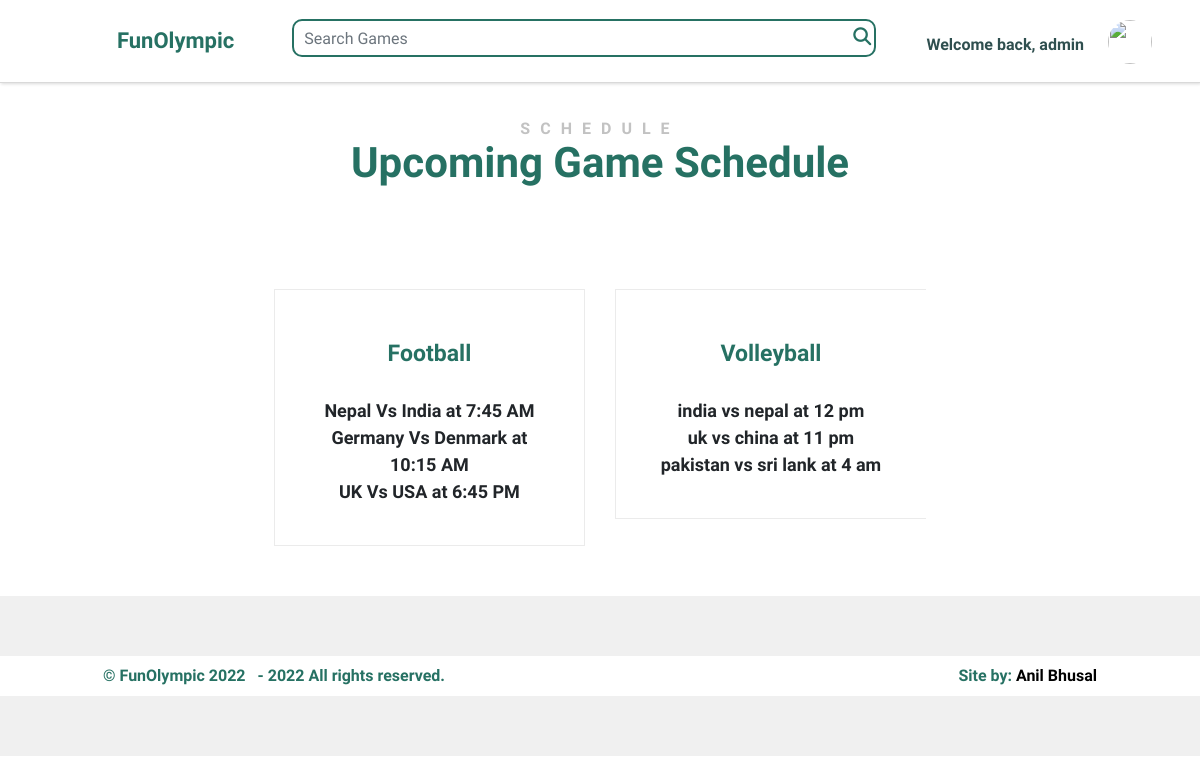
Screenshot of /schedule (signed in) with the database file from the repository.
### funolympicgame2022/models.py (models this page shows)
class Schedule(models.Model):
    id = models.AutoField(primary_key=True)
    game_name = models.CharField(max_length= 30, default='', null=False, blank=False)
    game_date = models.DateField(auto_now_add=False)
    game1 = models.CharField(max_length= 30, default='', null=False, blank=False)
    game2 = models.CharField(max_length= 30, default='', null=True, blank=True)
    game3 = models.CharField(max_length= 30, default='', null=True, blank=True)
    @staticmethod
    def get_all_schedule():
        return Schedule.objects.all()

### accounts/views.py (the view)
# urls.py: path('schedule' ,  schedule, name="schedule"),
@login_required(login_url = "/login")
def schedule(request, *args, **kwargs):
    schedule1 = Schedule.get_all_schedule()
    return render(request, 'schedule.html', {'schedule': schedule1})

### accounts/templates/schedule.html (shortened to what this page needs)
{% extends "base.html"%}
{% load static %}
{% block content %}
<header role="banner" class="sticky-top">
  <div class="banner" style="    border-bottom: 1px solid #00000026;">
    <h1 style="font-size: 22px; color: #267163;" class="mr-3"> <a href="/home" style="text-decoration: none;">&nbsp;
        FunOlympic</a></h1>
    <form action="{% url 'search_games' %}" method="get">
      <div class="form-group text-center">
        <div id="custom-search-input">
          <div class="input-group col-md-12">
            <input type="text" name="q" class="search-query form-control" placeholder="Search Games"
              style="border:solid 2px #267163; padding: 0 350px 0 10px;" />
            <span class="input-group-btn">
              <button class="btn btn-danger" type="button">
                <span class=" fa fa-search" style="color: #267163;"></span>
              </button>
            </span>
          </div>
        </div>
      </div>
    </form>
    <ul class="utilities mr-5 font-weight-bold mt-2" style="display: flex; align-items: center;">
      <li class="users mr-4">Welcome back, {{request.user.username}}
      </li>
      <div class="dropdown dropdown-profile">
        <a type="button" id="dropdownMenuButton" data-toggle="dropdown" aria-haspopup="true" aria-expanded="false">
          <img class="avatar avatar-sm"
            src="https://cdn.pixabay.com/photo/2015/10/05/22/37/blank-profile-picture-973460__340.png"
            style="width: 44px; height: 44px; border-radius: 50%;">
        </a>
      </div>
    </ul>
  </div>
</header>
<h1 class="mt-5 mb-3 newsdesc" style="font-size: 27px; font-weight: bold; margin-left: 20px; color: #267163; padding-top: 55px;">
</h1>
	<section class="md-section" id="schedule" style="padding-bottom:0;">
		<div class="container">
			<div class="row">
				<div class="col-md-8 col-lg-8 offset-0 offset-sm-0 offset-md-2 offset-lg-2 ">
					<h6 class="title-01__subTitle" style="text-align: center;">Schedule</h6>
					<div class="title-01" style="margin-bottom:50px;">
						<h2 class="title-01__title">Upcoming Game Schedule</h2>
					</div>
				</div>
			</div>
			<div class="consult-slide">
                <div class="row">
                    <div class="col-md-8 col-12 mx-auto">
				<div class="carousel__element owl-carousel"
					data-options='{"loop":true,"dots":true,"nav":false,"margin":30,"responsive":{"0":{"items":1},"992":{"items":2}}}'>
					{% for sch in schedule %}
					<div class="testimonial">
						<div class="testimonial__info">
							<h5 class="testimonial__name">{{sch.game_name}}</h5>
						</div>
						<div class="testimonial__content">
							<div class="testimonial__text">
								{{sch.game1}}<br>
								{{sch.game2}} <br>
								{{sch.game3}}
							</div>
						</div>
					</div>
					{% endfor %}
				</div>
                    </div>
                </div>
			</div>
		</div>
	</section>
<div class="very-last-footer">
</div>
<div class="last-footer" style="padding-top: 7.5px;">
  <div class="container">
    <div class="left">
      <p style="color: #267163"> &copy; FunOlympic 2022 &nbsp; - 2022 All rights reserved.</p>
    </div>
    <div class="right">
      <p style="color: #267163">Site by: <a href="http://aneelbhusal.com.np"> <strong>Anil Bhusal</strong></p></a>
    </div>
  </div>
</div>
<div class="very-last-footer">
</div>
{% endblock %}

### static/css/style.css (style rules this page uses)
html, body { height: 100%; }
body { font-family: "Raleway", sans-serif; }
form { font-size: 14px; position: relative; }
.btn { font-size: 14px; margin-top: 20px; }
header[role="banner"] { background: white; box-shadow: 1px 1px 3px rgba(0, 0, 0, 0.15); }
header[role="banner"] h1 { margin: 0; font-weight: 300; padding: 1rem; display: flex; align-items: center; color: #08322e; font-weight: bold; padding-right: 20px; }
header[role="banner"] h1:before { background-image: url(https://upload.wikimedia.org/wikipedia/commons/thumb/5/5c/Olympic_rings_without_rims.svg/1200px-Olympic_rings_without_rims.svg.png); background-size: 90px 50px; display: inline-block; width: 90px; height: 50px; content: ""; background-repeat: no-repeat; }
header[role="banner"] .utilities { width: 100%; background: slategray; color: #ddd; }
header[role="banner"] .utilities li { border-bottom: solid 1px rgba(255, 255, 255, 0.2); }
a { text-decoration: none; color: inherit; }
h2, h3, h4 { font-weight: 300; margin: 0; }
h2 { color: #ff1a1a; }
ul, li { list-style-type: none; margin: 0; padding: 0; }
form input, form textarea, form select { width: 100%; display: block; border: solid 1px #dde; padding: 0.5em; }
form input:after, form textarea:after, form select:after { content: ""; display: table; clear: both; }
@media screen and (min-width: 600px) { html, body { height: 100%; } }
@media screen and (min-width: 600px) { header[role="banner"] { position: fixed; top: 0; left: 0; width: 100%; z-index: 99; height: 75px; } }
@media screen and (min-width: 600px) { header[role="banner"] .utilities { background: transparent; color: darkslategray; width: auto; } }
@media screen and (min-width: 600px) { header[role="banner"] .utilities li { display: inline-block; } }
.dropdown-profile { display: inline; }
.banner { display: flex; justify-content: space-between; align-items: center; }
#custom-search-input { margin:0; margin-top: 10px; padding: 0; }
#custom-search-input .search-query { padding-right: 3px; padding-right: 4px \9; padding-left: 3px; padding-left: 4px \9; border-radius: 10px; margin-bottom: 0; }
#custom-search-input button { border: 0; background: none; padding: 2px 5px; margin-top: 2px; position: relative; left: -28px; margin-bottom: 0; -webkit-border-radius: 3px; -moz-border-radius: 3px; border-radius: 3px; color:black; font-size: 18px; }
.banner { background: white; box-shadow: 1px 1px 3px rgb(0 0 0 / 15%); }
.last-footer { background: white; height: 40px; text-align: center; }
.last-footer .left { float: left; font-size: 16px; font-weight: bold; }
.last-footer .right { float: right; font-size: 16px; font-weight: bold; }
.last-footer .right a { text-decoration: none; color: black; background: none; font-size: 16px; font-weight: bold; }
.very-last-footer { background: #f0f0f0; height: 60px; }
.testimonial { border: 1px solid #ebebeb; padding: 40px; margin: 50px 0; transition: all ease .3s; }
.testimonial__info { overflow: hidden; margin-bottom: 30px; position: relative; }
.testimonial__name { font-size: 23px; margin-top: 10px; margin-bottom: 0; color: #267163; font-weight: bold; text-align: center; }
.testimonial__content { font-size: 16px; }
.testimonial__text { font-size: 18px; font-weight: bold; text-align: center; }
.title-01__subTitle { color: #c2c2c2; font-weight: 700; text-transform: uppercase; letter-spacing: 10px; }
.title-01 { text-align: center; margin-bottom: 30px; }
.title-01__title { font-size: 42px; font-weight: bold; color: #267163; }

### rows the page displays
Schedule: game_name "Football", game1 "Nepal Vs India at 7:45 AM", game2 "Germany Vs Denmark at 10:15 AM", game3 "UK Vs USA at 6:45 PM"
Schedule: game_name "Volleyball", game1 "india vs nepal at 12 pm", game2 "uk vs china at 11 pm", game3 "pakistan vs sri lank at 4 am"

### other values shown
{{ request.user.username }} "admin"
